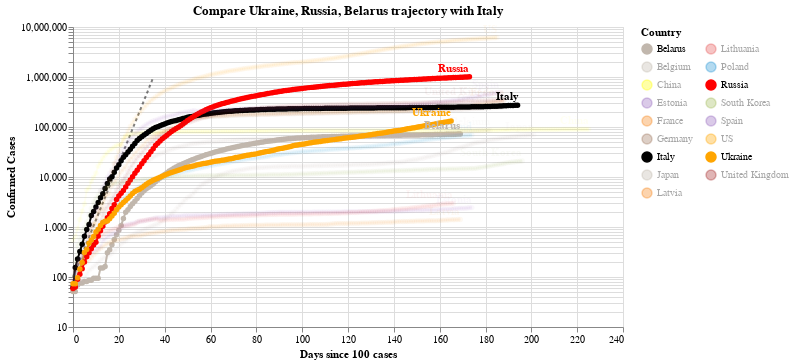

Notebook code cell kept with this figure:
### Code cell
#hide_input
chart2 = make_since_chart(dff2, ['Ukraine','Russia', 'Belarus'], baseline_countries)
chart2

### Figure 1 — Vega-Lite specification as saved in the notebook (floating-point values rounded to 4 significant figures; data arrays with more than 128 entries replaced by an {"elided": "..."} marker saying what was removed)
{"config": {"view": {"continuousWidth": 400, "continuousHeight": 300}}, "layer": [{"data": {"name": "data-628230001892d6798b50651be41d1b3e"}, "mark": {"type": "line", "color": "black", "opacity": 0.5, "strokeDash": [3, 3]}, "encoding": {"x": {"type": "quantitative", "field": "Days since 100 cases"}, "y": {"type": "quantitative", "field": "Confirmed Cases"}}}, {"data": {"name": "data-69a6ba6729a41c0e3ac816cea563e935"}, "mark": {"type": "line", "point": true}, "encoding": {"color": {"type": "nominal", "field": "Country", "legend": {"columns": 2}, "scale": {"domain": ["Belarus", "Belgium", "China", "Estonia", "France", "Germany", "Italy", "Japan", "Latvia", "Lithuania", "Poland", "Russia", "South Korea", "Spain", "US", "Ukraine", "United Kingdom"], "range": ["#C1B7AD", "#C1B7AD", "yellow", "#9467bd", "#F58518", "#9D755D", "black", "#C1B7AD", "#F58518", "#E45756", "#2495D3", "red", "#A1BA59", "#9467bd", "orange", "orange", "brown"]}}, "opacity": {"condition": {"value": 1, "selection": "selector004"}, "value": 0.05}, "tooltip": [{"type": "nominal", "field": "Country"}, {"type": "temporal", "field": "Date"}, {"type": "quantitative", "field": "Confirmed Cases"}, {"type": "quantitative", "field": "Days since 100 cases"}], "x": {"type": "quantitative", "field": "Days since 100 cases"}, "y": {"type": "quantitative", "field": "Confirmed Cases", "scale": {"type": "log"}}}, "selection": {"selector004": {"type": "multi", "fields": ["Country"], "bind": "legend", "init": [{"Country": "Ukraine"}, {"Country": "Russia"}, {"Country": "Belarus"}, {"Country": "Italy"}]}}, "width": 550}, {"data": {"name": "data-69a6ba6729a41c0e3ac816cea563e935"}, "mark": {"type": "text", "align": "right", "dy": -8, "fontWeight": "bold"}, "encoding": {"color": {"type": "nominal", "field": "Country", "legend": {"columns": 2}, "scale": {"domain": ["Belarus", "Belgium", "China", "Estonia", "France", "Germany", "Italy", "Japan", "Latvia", "Lithuania", "Poland", "Russia", "South Korea", "Spain", "US", "Ukraine", "United Kingdom"], "range": ["#C1B7AD", "#C1B7AD", "yellow", "#9467bd", "#F58518", "#9D755D", "black", "#C1B7AD", "#F58518", "#E45756", "#2495D3", "red", "#A1BA59", "#9467bd", "orange", "orange", "brown"]}}, "opacity": {"condition": {"value": 1, "selection": "selector004"}, "value": 0.05}, "text": {"type": "nominal", "field": "Country"}, "tooltip": [{"type": "nominal", "field": "Country"}, {"type": "temporal", "field": "Date"}, {"type": "quantitative", "field": "Confirmed Cases"}, {"type": "quantitative", "field": "Days since 100 cases"}], "x": {"type": "quantitative", "field": "Days since 100 cases"}, "y": {"type": "quantitative", "field": "Confirmed Cases", "scale": {"type": "log"}}}, "transform": [{"filter": "(datum['Date'] >= 1599091200000)"}], "width": 550}], "title": "Compare Ukraine, Russia, Belarus trajectory with Italy", "$schema": "https://vega.github.io/schema/vega-lite/v4.0.2.json", "datasets": {"data-628230001892d6798b50651be41d1b3e": [{"Days since 100 cases": 0, "Confirmed Cases": 100.0}, {"Days since 100 cases": 1, "Confirmed Cases": 130.0}, {"Days since 100 cases": 2, "Confirmed Cases": 169.0}, {"Days since 100 cases": 3, "Confirmed Cases": 219.7}, {"Days since 100 cases": 4, "Confirmed Cases": 285.6}, {"Days since 100 cases": 5, "Confirmed Cases": 371.3}, {"Days since 100 cases": 6, "Confirmed Cases": 482.7}, {"Days since 100 cases": 7, "Confirmed Cases": 627.5}, {"Days since 100 cases": 8, "Confirmed Cases": 815.7}, {"Days since 100 cases": 9, "Confirmed Cases": 1060.0}, {"Days since 100 cases": 10, "Confirmed Cases": 1379.0}, {"Days since 100 cases": 11, "Confirmed Cases": 1792.0}, {"Days since 100 cases": 12, "Confirmed Cases": 2330.0}, {"Days since 100 cases": 13, "Confirmed Cases": 3029.0}, {"Days since 100 cases": 14, "Confirmed Cases": 3937.0}, {"Days since 100 cases": 15, "Confirmed Cases": 5119.0}, {"Days since 100 cases": 16, "Confirmed Cases": 6654.0}, {"Days since 100 cases": 17, "Confirmed Cases": 8650.0}, {"Days since 100 cases": 18, "Confirmed Cases": 11250.0}, {"Days since 100 cases": 19, "Confirmed Cases": 14620.0}, {"Days since 100 cases": 20, "Confirmed Cases": 19000.0}, {"Days since 100 cases": 21, "Confirmed Cases": 24710.0}, {"Days since 100 cases": 22, "Confirmed Cases": 32120.0}, {"Days since 100 cases": 23, "Confirmed Cases": 41750.0}, {"Days since 100 cases": 24, "Confirmed Cases": 54280.0}, {"Days since 100 cases": 25, "Confirmed Cases": 70560.0}, {"Days since 100 cases": 26, "Confirmed Cases": 91730.0}, {"Days since 100 cases": 27, "Confirmed Cases": 119300.0}, {"Days since 100 cases": 28, "Confirmed Cases": 155000.0}, {"Days since 100 cases": 29, "Confirmed Cases": 201500.0}, {"Days since 100 cases": 30, "Confirmed Cases": 262000.0}, {"Days since 100 cases": 31, "Confirmed Cases": 340600.0}, {"Days since 100 cases": 32, "Confirmed Cases": 442800.0}, {"Days since 100 cases": 33, "Confirmed Cases": 575600.0}, {"Days since 100 cases": 34, "Confirmed Cases": 748300.0}, {"Days since 100 cases": 35, "Confirmed Cases": 972800.0}], "data-69a6ba6729a41c0e3ac816cea563e935": {"elided": "3139 records"}}}
